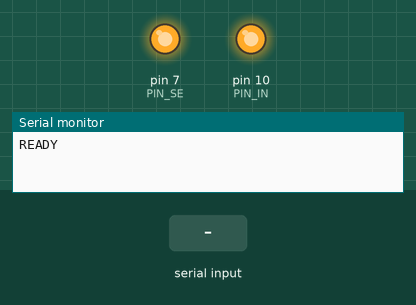
A sketch run on a simulated Arduino Uno, built with avr-gcc and run on an emulated ATmega328P. Shown: output pins drawn as LEDs (lit = HIGH), the last lines printed to the serial monitor. Inputs (shaded band) come from the test bench.

Above: at 1.2 s.
1.3 s: "IN_ON\n" received over Serial
At 2.6 s:
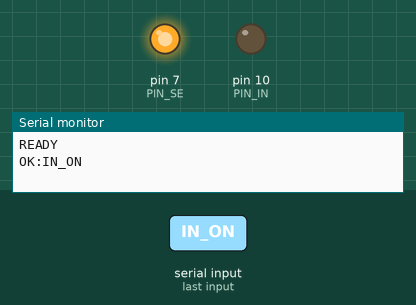
3.8 s: "SE_ON\n" received over Serial
At 5.7 s:
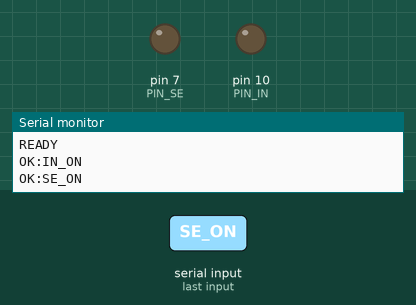
6.3 s: "IN_OFF\n" received over Serial
At 7.6 s:
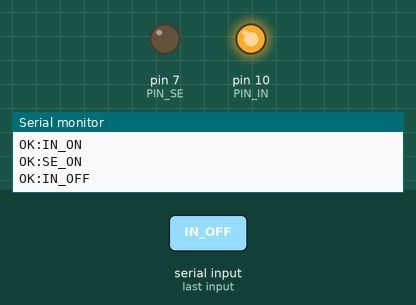
Timing chart, 0 to 9.3 s (numbered marks = the images above; inputs shaded):
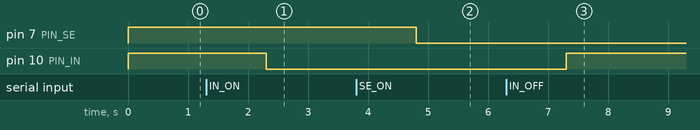

Measured:
- after the input at 1.3 s, pin 10 (PIN_IN): HIGH → LOW after 1.0 s
- after the input at 3.8 s, pin 7 (PIN_SE): HIGH → LOW after 1.0 s
- after the input at 6.3 s, pin 10 (PIN_IN): LOW → HIGH after 1.0 s

The sketch:

CovapDuty_v2.ino
```cpp
// CovapDuty_v2.ino
// Shutter controller - receives serial commands from Python GUI
// Commands: IN_ON, IN_OFF, SE_ON, SE_OFF, BOTH_ON, BOTH_OFF, STATUS

const int PIN_IN = 10;   // Indium source shutter
const int PIN_SE = 7;    // Selenium source shutter

bool inOpen = false;
bool seOpen = false;

void setup() {
  Serial.begin(9600);
  pinMode(PIN_IN, OUTPUT);
  pinMode(PIN_SE, OUTPUT);
  digitalWrite(PIN_IN, HIGH);  // HIGH = closed (active LOW relay)
  digitalWrite(PIN_SE, HIGH);
  Serial.println("READY");
}

void setIn(bool open) {
  inOpen = open;
  digitalWrite(PIN_IN, open ? LOW : HIGH);
}

void setSe(bool open) {
  seOpen = open;
  digitalWrite(PIN_SE, open ? LOW : HIGH);
}

void loop() {
  if (Serial.available() > 0) {
    String cmd = Serial.readStringUntil('\\n');
    cmd.trim();

    if (cmd == "IN_ON")        { setIn(true);  Serial.println("OK:IN_ON"); }
    else if (cmd == "IN_OFF")  { setIn(false); Serial.println("OK:IN_OFF"); }
    else if (cmd == "SE_ON")   { setSe(true);  Serial.println("OK:SE_ON"); }
    else if (cmd == "SE_OFF")  { setSe(false); Serial.println("OK:SE_OFF"); }
    else if (cmd == "BOTH_ON") {
      setIn(true); setSe(true);
      Serial.println("OK:BOTH_ON");
    }
    else if (cmd == "BOTH_OFF") {
      setIn(false); setSe(false);
      Serial.println("OK:BOTH_OFF");
    }
    else if (cmd == "STATUS") {
      Serial.print("STATUS:IN=");
      Serial.print(inOpen ? "ON" : "OFF");
      Serial.print(",SE=");
      Serial.println(seOpen ? "ON" : "OFF");
    }
    else {
      Serial.println("ERR:UNKNOWN_CMD");
    }
  }
}
```
